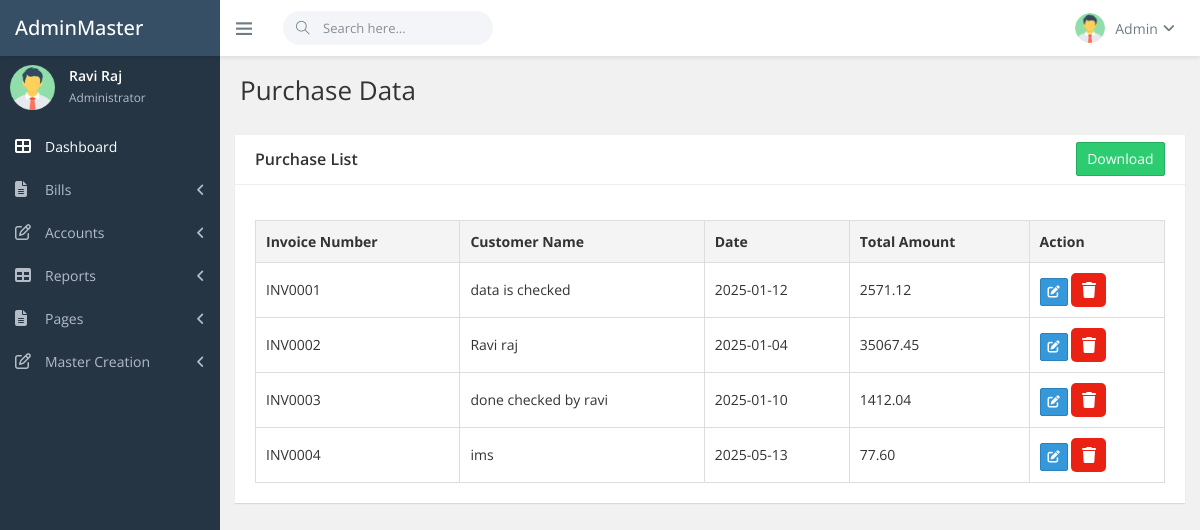
Screenshot of /Sell_Report.php with the database file from the repository.
### tables this page shows
CREATE TABLE `saleinvoiceitems` (
  `item_id` int(11) NOT NULL,
  `invoice_id` int(11) DEFAULT NULL,
  `item_description` varchar(255) DEFAULT NULL,
  `uom` varchar(50) DEFAULT NULL,
  `quantity` int(11) DEFAULT NULL,
  `unit_price` decimal(10,2) DEFAULT NULL,
  `discount` decimal(10,2) DEFAULT NULL,
  `gst_percent` decimal(5,2) DEFAULT NULL,
  `total_price` decimal(10,2) DEFAULT NULL
);

CREATE TABLE `saleinvoices` (
  `invoice_id` int(11) NOT NULL,
  `invoice_number` varchar(20) NOT NULL,
  `date` date DEFAULT NULL,
  `customer_name` varchar(255) DEFAULT NULL,
  `mobile_no` varchar(15) DEFAULT NULL,
  `email` varchar(100) DEFAULT NULL,
  `city` varchar(100) DEFAULT NULL,
  `state` varchar(100) DEFAULT NULL,
  `payment_mode` enum('cash','loan','gpay') NOT NULL,
  `total_amount` decimal(10,2) DEFAULT NULL,
  `subtotal` decimal(10,2) DEFAULT NULL,
  `total_discount` decimal(10,2) DEFAULT NULL,
  `total_gst` decimal(10,2) DEFAULT NULL
);

### Sell_Report.php (the view, shortened to what this page needs)
<?php
$servername = "localhost";
$username = "root";
$password = "";
$dbname = "ims";
$conn = new mysqli($servername, $username, $password, $dbname);
$sql = "SELECT i.invoice_id, i.invoice_number, i.date, i.customer_name, i.mobile_no, i.email, i.city, i.state, i.payment_mode, i.total_amount,
        ii.item_description, ii.uom, ii.quantity, ii.unit_price, ii.discount, ii.gst_percent, ii.total_price
        FROM saleinvoices i
        LEFT JOIN saleinvoiceitems ii ON i.invoice_id = ii.invoice_id";
$result = $conn->query($sql);
$invoices = [];
if ($result->num_rows > 0) {
    while ($row = $result->fetch_assoc()) {
        $invoices[$row['invoice_id']][] = $row;
    }
} else {
    echo "No invoices found.";
}
?>
<!DOCTYPE html>
<html lang="en">
<head>
    <link href="./assets/vendors/bootstrap/dist/css/bootstrap.min.css" rel="stylesheet" />
    <link href="./assets/vendors/font-awesome/css/font-awesome.min.css" rel="stylesheet" />
    <link href="./assets/vendors/themify-icons/css/themify-icons.css" rel="stylesheet" />
    <link href="./assets/vendors/DataTables/datatables.min.css" rel="stylesheet" />
    <link href="assets/css/main.min.css" rel="stylesheet" />
</head>
<body class="fixed-navbar">
    <div class="page-wrapper">
        <header class="header">
            <div class="page-brand">
                <a class="link" href="index.html">
                    <span class="brand">Admin
                        <span class="brand-tip">Master</span>
                    </span>
                </a>
            </div>
            <div class="flexbox flex-1">
                <ul class="nav navbar-toolbar">
                    <li>
                        <a class="nav-link sidebar-toggler js-sidebar-toggler"><i class="ti-menu"></i></a>
                    </li>
                    <li>
                        <form class="navbar-search" action="javascript:;">
                            <div class="rel">
                                <span class="search-icon"><i class="ti-search"></i></span>
                                <input class="form-control" placeholder="Search here...">
                            </div>
                        </form>
                    </li>
                </ul>
               <ul class="nav navbar-toolbar">
                    <li class="dropdown dropdown-user">
                        <a class="nav-link dropdown-toggle link" data-toggle="dropdown">
                            <img src="./assets/img/admin-avatar.png" />
                            <span></span>Admin<i class="fa fa-angle-down m-l-5"></i></a>
                    </li>
                </ul>
            </div>
        </header>
        <nav class="page-sidebar" id="sidebar">
            <div id="sidebar-collapse">
                <div class="admin-block d-flex">
                    <div>
                        <img src="./assets/img/admin-avatar.png" width="45px" />
                    </div>
                    <div class="admin-info">
                        <div class="font-strong">Ravi Raj</div><small>Administrator</small></div>
                </div>
                <ul class="side-menu metismenu">
                    <li>
                        <a class="active" href="index.php"><i class="sidebar-item-icon fa fa-th-large"></i>
                            <span class="nav-label">Dashboard</span>
                        </a>
                    </li>
                    <li>
                        <a href="javascript:;"><i class="sidebar-item-icon fa fa-file-text"></i>
                            <span class="nav-label">Bills</span><i class="fa fa-angle-left arrow"></i></a>
                    </li>
                    <li>
                        <a href="javascript:;"><i class="sidebar-item-icon fa fa-edit"></i>
                            <span class="nav-label">Accounts</span><i class="fa fa-angle-left arrow"></i></a>
                    </li>
                    <li>
                        <a href="javascript:;"><i class="sidebar-item-icon fa fa-table"></i>
                            <span class="nav-label">Reports</span><i class="fa fa-angle-left arrow"></i></a>
                    </li>
                    <li>
                        <a href="javascript:;"><i class="sidebar-item-icon fa fa-file-text"></i>
                            <span class="nav-label">Pages</span><i class="fa fa-angle-left arrow"></i></a>
                    </li>
                    <li>
                        <a href="javascript:;"><i class="sidebar-item-icon fa fa-edit"></i>
                            <span class="nav-label">Master Creation</span><i class="fa fa-angle-left arrow"></i></a>
                    </li>
                </ul>
            </div>
        </nav>
        <div class="content-wrapper">
            <div class="page-heading">
                <h1 class="page-title">Purchase Data</h1>
            </div>
        <div class="page-content fade-in-up">
                <div class="ibox">
                    <div class="ibox-head">
                        <div class="ibox-title">Purchase List</div>
                        <button class="btn btn-success" onclick="downloadExcel()">Download</button></div>
                    <div class="ibox-body">
                        <table>
                            <thead>
                                <tr>
                                    <th>Invoice Number</th>
                                    <th>Customer Name</th>
                                    <th>Date</th>
                                    <th>Total Amount</th>
                                    <th>Action</th>
                                </tr>
                            </thead>
                            <tbody>
                                <?php foreach ($invoices as $invoiceId => $items): ?>
                                    <tr>
                                        <td><?php echo $items[0]['invoice_number']; ?></td>
                                        <td><?php echo $items[0]['customer_name']; ?></td>
                                        <td><?php echo $items[0]['date']; ?></td>
                                        <td><?php echo $items[0]['total_amount']; ?></td>
                                        <td>
                                            <button class='btn btn-primary btn-sm' class="edit-btn" onclick="editInvoice(<?php echo $invoiceId; ?>)"><i class="fas fa-edit"></i></button>
                                            <form action="Sell_Report.php" method="POST" style="display:inline;">
                                                <button style="background-color:rgb(233, 34, 20);
                                    color: white;
                                    padding: 5px 10px;
                                    width:2.5rem;
                                    cursor: pointer;
                                    border: none;"  type="submit" name="delete_invoice"  onclick="return confirm('Are you sure you want to delete this invoice?')"><i class="fa-solid fa-trash"></i></button>
                                            </form>
                                        </td>
                                    </tr>
                                <?php endforeach; ?>
                            </tbody>
                        </table>
                    </div>
            </div>
        </div>
    </div>
                </div>
</body>
</html>

### Sell_Report.php (style rules this page uses)
.page-wrapper { transition: filter 0.3s ease; }
table { width: 100%; margin-top: 20px; border-collapse: collapse; z-index: 1; }
table th, table td { padding: 10px; text-align: left; border: 1px solid #ddd; }
table th { background-color: #f4f4f4; font-weight: bold; }
table { width: 100%; margin-top: 20px; border-collapse: collapse; }
button[type="submit"] { background-color: #4CAF50; color: white; padding: 12px 20px; font-size: 16px; border: none; cursor: pointer; border-radius: 5px; width: 100%; }

### rows the page displays
saleinvoiceitems: invoice.invoice_number "INV0001", invoice.customer_name "data is checked", invoice.date "2025-01-12", invoice.total_amount "2571.12"
saleinvoiceitems: invoice.invoice_number "INV0002", invoice.customer_name "Ravi raj", invoice.date "2025-01-04", invoice.total_amount "35067.45"
saleinvoiceitems: invoice.invoice_number "INV0003", invoice.customer_name "done checked by ravi", invoice.date "2025-01-10", invoice.total_amount "1412.04"
saleinvoiceitems: invoice.invoice_number "INV0004", invoice.customer_name "ims", invoice.date "2025-05-13", invoice.total_amount "77.60"
